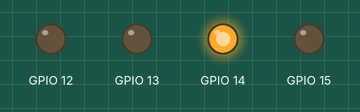
This sketch was run on a simulated ESP32. Shown: output pins drawn as LEDs (lit = HIGH).

Above: at 0.5 s.
At 0.8 s:
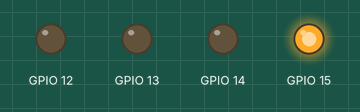
At 1.9 s:
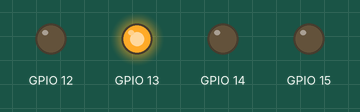
At 3.2 s:
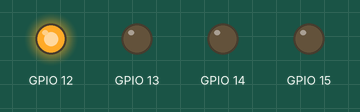
Timing chart, 0 to 3.7 s (numbered marks = the images above):
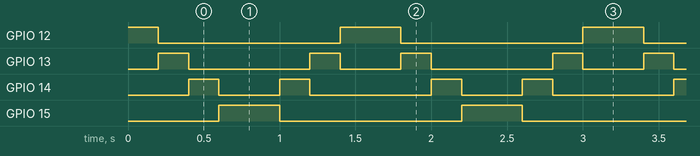

Measured:
- by itself, GPIO 12: repeats every 1.6 s: LOW 1.2 s, HIGH 0.40 s
- by itself, GPIO 13: repeats every 1.6 s: LOW 0.80 s, HIGH 0.20 s, LOW 0.40 s, HIGH 0.20 s
- by itself, GPIO 14: repeats every 1.6 s: LOW 0.40 s, HIGH 0.20 s, LOW 0.80 s, HIGH 0.20 s
- by itself, GPIO 15: alternates HIGH for 0.40 s and LOW for 1.2 s

The sketch:

project_6.ino
```cpp
/*
  keyestudio ESP32 Inventor Learning Kit
  Project 6 Water Flow Light
  http://www.keyestudio.com
*/
void setup() {
  for(int i = 12;i <= 15 ;i++){   //Use "for" loop statement to set IO12-IO15 pin to output mode
    pinMode(i,OUTPUT);
  }
}

void loop() {
  for(int i = 12; i <= 15; i++){		//Use "for" loop statement to light up LED on IO12-IO15 pin in sequence
    digitalWrite(i,HIGH);
    delay(200);
    digitalWrite(i,LOW);
  }
  for(int i = 15; i >= 12; i--){		//Use "for" loop statement to light up LED on IO15-IO12 pin in sequence
    digitalWrite(i,HIGH);
    delay(200);
    digitalWrite(i,LOW);
  }

}
```
